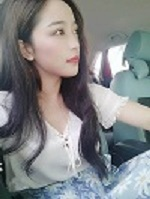
#> input picture src/1.jpg, 150 x 199 px
$ python imageToStr.py
#> lines starting #> are read from the running program, lines starting #| are printed output that depends on the picture
#! /usr/bin/env python
# -*- coding: utf-8 -*-
# Author: xiaotian

from PIL import Image

# table1 = """$@B%8&WM#*oahkbdpqwmZO0QLCJUYXzcvunxrjft/\|()1{}[]?-_+~<>i!lI;:,"^`''. """#这种方法好像不太好
table = '#8XOHLTI)i=+;:,. '  # 对于灰度图像效果不错
im = Image.open("./1.jpg")
#> im is the input picture: PIL image 150x199 RGB; mean R, G, B 131.8, 133.4, 134.7
if im.mode != "L":  # 如果不是灰度图像，转换为灰度图像
    im = im.convert("L")
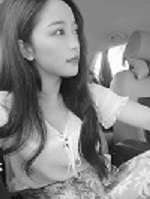
#> im: PIL image 150x199 L; min 6, max 255, mean 133.1
a = im.size[0]
#> a = 150
b = im.size[1]
#> b = 199
im = im.resize((200, 266))  # 转换图像大小，这个大小是我随意设置的
#> im: PIL image 200x266 L
f = open("./image.txt", 'w+')  # 目标文本文件

for i in range(1, b, 2):  # 每隔一行取一行像素，是为了保持视觉上的横纵比
    line = ''
    for j in range(a):
        line += table[int((float(im.getpixel((j, i))) / 256.0) * len(table))]  # 计算当前像素属于哪个字符
    line += "\n"  # 别忘了添加回车符
    f.write(line)
f.close()
